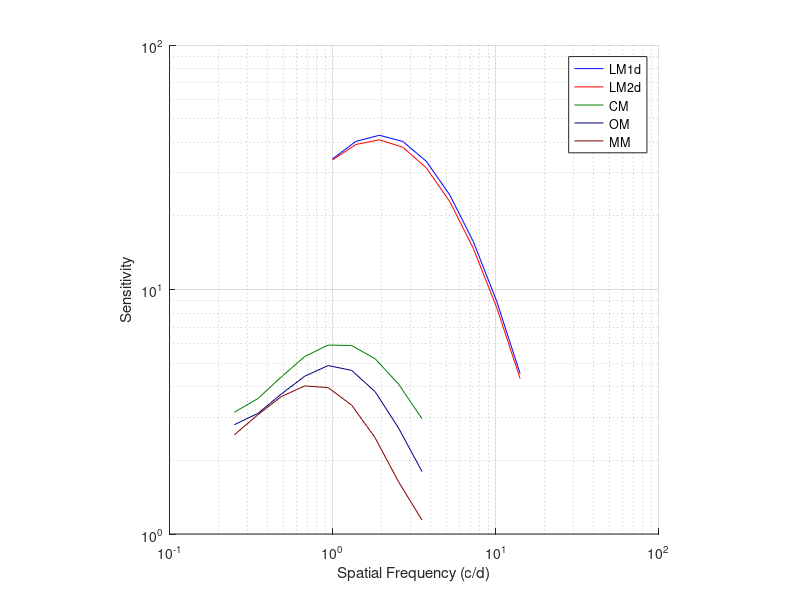

Recreate this plot in MATLAB.
%% data structure

load('dataset_secondOrderYoungers.mat')
data

% data = 
% 
%   struct with fields:
% 
%     sensitivities1st: [2×9×2×52 double]
%     sensitivities2nd: [3×9×2×52 double]
%       frequencies1st: [9×1 double]
%       frequencies2nd: [9×1 double]
% 
% the sensitivities1st field are the sensitivities for 
% first-order luminance-modulated stimuli 
% the 4 dimensions are:
% - 2 conditions (oriented pattern LM1d, moving pattern LM2d) 
% - 9 frequencies tested
% - 2 eyes tested (dominant, non-dominant)
% - 52 subjects
% 
% the sensitivities2nd field are the sensitivities for 
% second-order stimuli 
% the 4 dimensions are:
% - 3 conditions (contrast-modulation CM, orientation-modulation OM, motion-modulation MM) 
% - 9 frequencies tested
% - 2 eyes tested (dominant, non-dominant)
% - 52 subjects
%
% the 2 frequencies fields are the frequencies tested for first and second
% order stimuli respectively


%% example plot of the dominant eye sensitivities in the young population

figure('Name','1st- and 2nd-order sensitivities in the young population')
hold on
plot(data.frequencies1st,mean(data.sensitivities1st(1,:,1,:),4),'b')
plot(data.frequencies1st,mean(data.sensitivities1st(2,:,1,:),4),'r')

plot(data.frequencies2nd,mean(data.sensitivities2nd(1,:,1,:),4),'Color',[0 .5 0])
plot(data.frequencies2nd,mean(data.sensitivities2nd(2,:,1,:),4),'Color',[0 0 .5])
plot(data.frequencies2nd,mean(data.sensitivities2nd(3,:,1,:),4),'Color',[.5 0 0])

set(gca,'XScale','log','YScale','log')
axis square 
grid on
xlabel('Spatial Frequency (c/d)')
ylabel('Sensitivity')

legend({'LM1d','LM2d','CM','OM','MM'})
